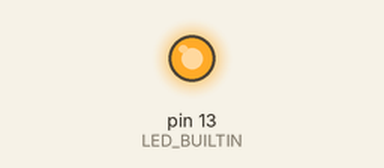
Bench run of a sketch on a simulated Arduino Uno, built with avr-gcc and run on an emulated ATmega328P. Parts: output pins drawn as LEDs (lit = HIGH).

Above: at 0.8 s.
Timing chart, 0 to 3.5 s (numbered marks = the images above):
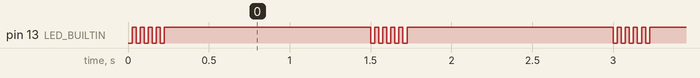

Measured:
- by itself, pin 13 (LED_BUILTIN): repeats every 1.5 s: 3 × (LOW 0.03 s, HIGH 0.03 s), LOW 0.03 s, HIGH 1.3 s, LOW 0.03 s, HIGH 0.03 s

The sketch:

blink.ino
```cpp
#include "Arduino.h"

void strobe(){
    for (uint8_t i = 0; i < 5; i++)
    {
        digitalWrite(LED_BUILTIN, LOW);
        delay(25);
        digitalWrite(LED_BUILTIN, HIGH);
        delay(25);
    }
    delay(1250);
}

void setup(){
    pinMode(LED_BUILTIN, OUTPUT);
}

void loop(){

    strobe();

}
```
